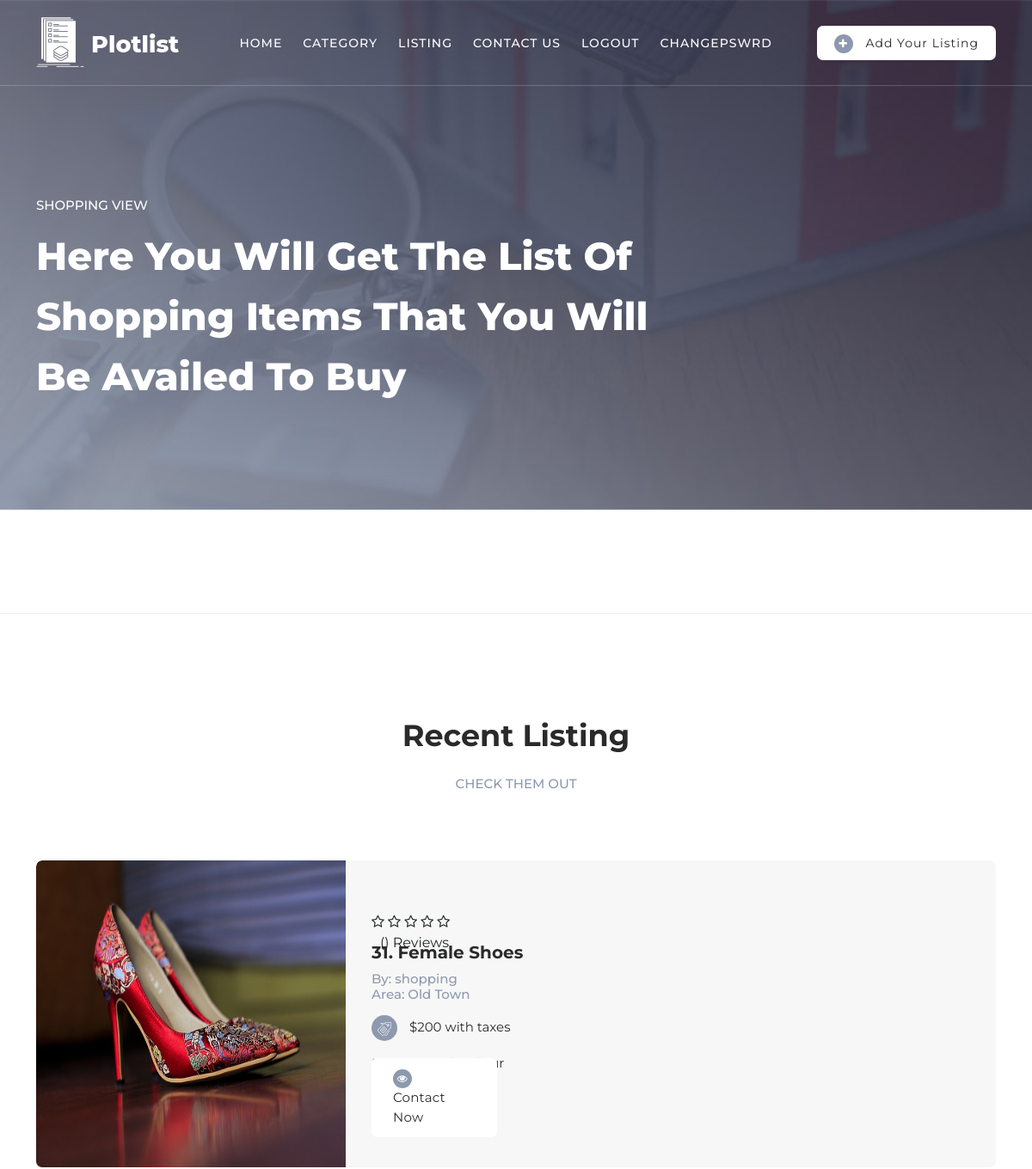
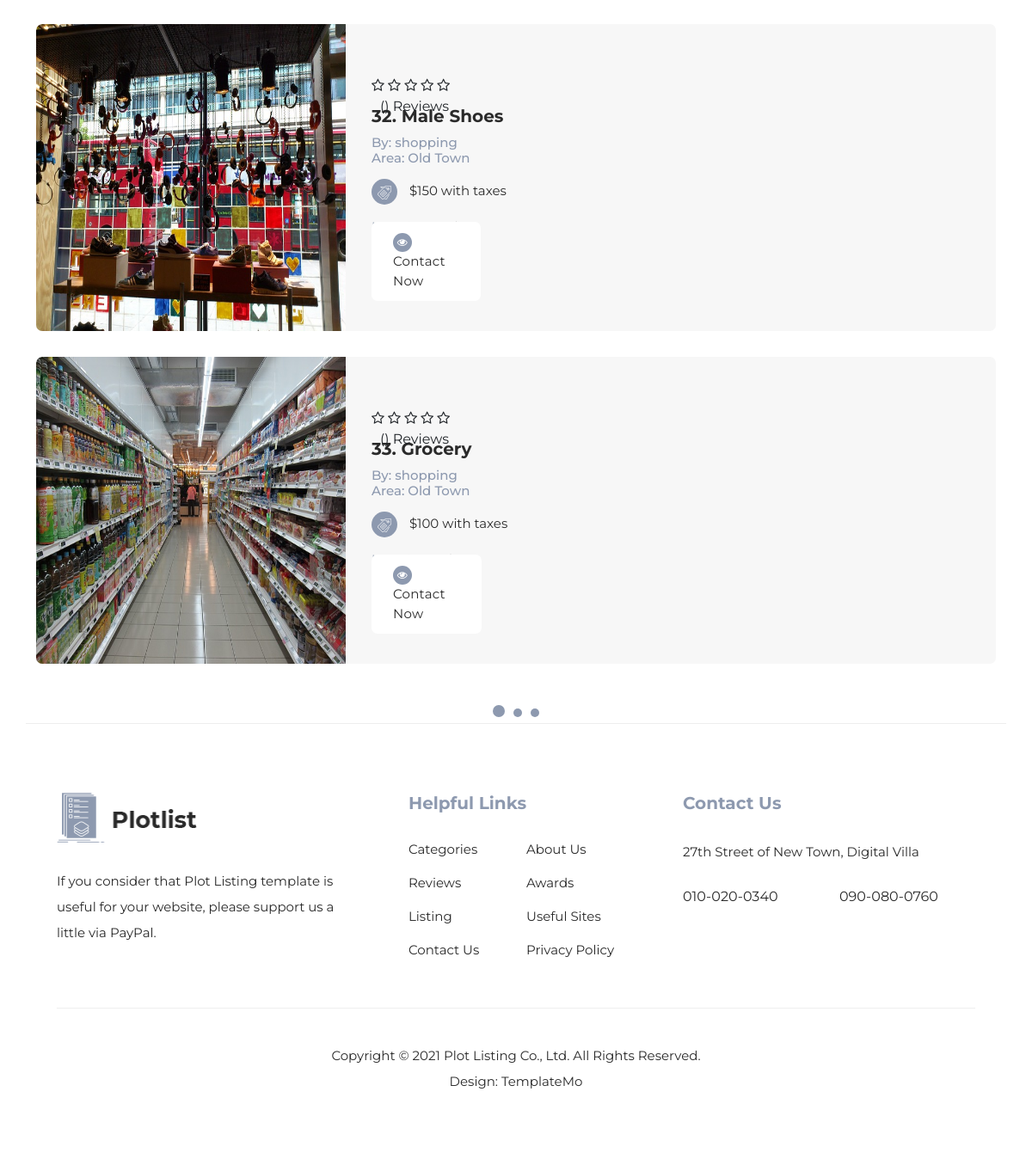
Screenshot of /shopping/ (signed in) with the database file from the repository (2 pictures, top to bottom).
### plotapp/models.py (models this page shows)
class MyListing(models.Model):
    TYPE_CHOICES = [
        ('car', 'car'),
        ('appartements', 'appartements'),
        ('shopping', 'shopping'),
        ('travelling', 'travelling'),
        ('foodandlife', 'foodandlife'),
    ]
    area = models.CharField(max_length=100, default='')
    price = models.IntegerField(default=0)
    location = models.CharField(max_length=100, default='')
    image = models.ImageField(upload_to='images/', default='')
    title = models.CharField(max_length=100, default='')
    listing_type = models.CharField(max_length=100, choices=TYPE_CHOICES)
    is_deleted = models.BooleanField(default=False)

### plotapp/views.py (the view)
# urls.py: path('shopping/', views.Shopping.as_view(), name="shopping"),
class Shopping(ListView):
    template_name = "shopping.html"
    model = MyListing
    context_object_name = 'shoppinglistings'
    def get_queryset(self):
        return self.model.objects.filter(listing_type='shopping')

### plotapp/views.py (called while the page is built)
    def dispatch(self, request, *args, **kwargs):
        if not request.user.is_authenticated:
            return self.handle_no_permission()
        return super().dispatch(request, *args, **kwargs)

### plotapp/templates/shopping.html (shortened to what this page needs)
{% extends 'index.html' %}
{% block content %}
{% load static %}
<div class="page-heading">
	<div class="container">
	  <div class="row">
		<div class="col-lg-8">
		  <div class="top-text header-text">
			<h6>Shopping View</h6>
			<h2>Here you will get the list of shopping items that you will be availed to buy</h2>
		  </div>
		</div>
	  </div>
	</div>
  </div>
<div class="recent-listing">
  <div class="container">
    <div class="row">
      <div class="col-lg-12">
        <div class="section-heading">
          <h2>Recent Listing</h2>
          <h6>Check Them Out</h6>
        </div>
      </div>
       <div class="col-lg-12">
          <div class="owl-carousel owl-listing">
            {% for listing in shoppinglistings %}
              {% if forloop.counter0|divisibleby:3 %}
                <div class="item">
              {% endif %}
              <div class="listing-item">
                <div class="left-image">
                  <a href="#"><img src="{{ listing.image.url }}" alt="" class="listing_image" height="380px"></a>
                </div>
                <div class="right-content align-self-center">
                  <a href="#"><h4>{{ listing.id }}. {{ listing.title }}</h4></a>
                  <h6>By: {{ listing.listing_type }}</h6>
                  <h6>Area: {{ listing.area }}</h6>
                  <ul class="rate">
                    <li><i class="fa fa-star-o"></i></li>
                    <li><i class="fa fa-star-o"></i></li>
                    <li><i class="fa fa-star-o"></i></li>
                    <li><i class="fa fa-star-o"></i></li>
                    <li><i class="fa fa-star-o"></i></li>
                    <li>({{ listing.reviews }}) Reviews</li>
                  </ul>
                  <span class="price">
                    <div class="icon">
                      <img src="{% static 'images/listing-icon-01.png' %}" alt="">
                    </div> ${{ listing.price }} with taxes
                  </span>
                  <span class="details">Location: <em>{{ listing.location }}</em></span>
                  <div class="main-white-button">
                    <a href="{% url 'ContactForm' %}"><i class="fa fa-eye"></i> Contact Now</a>
                  </div>
                </div>
              </div>
              {% if forloop.counter|divisibleby:3 %}
                </div>
              {% endif %}
            {% endfor %}
        </div>
        </div>
{% endblock content %}

### plotapp/templates/shopping.html (style rules this page uses)
.listing_image { max-height: 30vw; min-height: 30vw; max-width:30vw; min-width: 30vw; }

### rows the page displays
MyListing: image (picture), id "31", title "Female Shoes", listing_type "shopping", area "Old Town", price "200"
MyListing: image (picture), id "32", title "Male Shoes", listing_type "shopping", area "Old Town", price "150"
MyListing: image (picture), id "33", title "Grocery", listing_type "shopping", area "Old Town", price "100"
